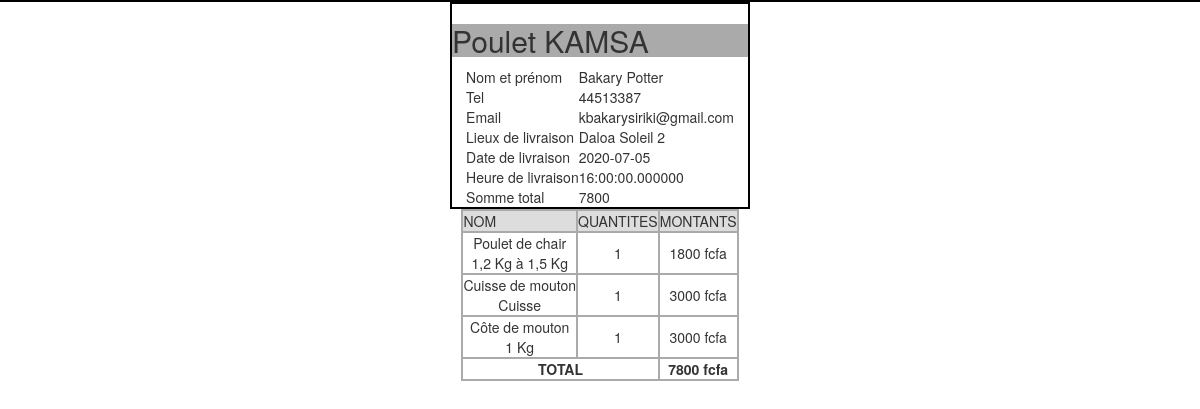
/administration/facture.php?id_com=91, run on the app's committed database.
### tables this page shows
CREATE TABLE IF NOT EXISTS `commandes` (
  `id_com` int(10) NOT NULL AUTO_INCREMENT,
  `id_cli` int(10) NOT NULL,
  `lieux_liv` text NOT NULL,
  `date_liv` date NOT NULL,
  `heure_liv` time(6) NOT NULL,
  `keys_pro` text NOT NULL,
  `qtes_pro` text NOT NULL,
  `prix_total` int(11) NOT NULL,
  `date_valid` datetime(6) DEFAULT NULL,
  PRIMARY KEY (`id_com`)
);

CREATE TABLE IF NOT EXISTS `clients` (
  `id_cli` int(10) NOT NULL AUTO_INCREMENT,
  `nom_cli` varchar(50) NOT NULL,
  `prenom_cli` varchar(50) NOT NULL,
  `email_cli` varchar(50) NOT NULL,
  `pass_cli` varchar(20) NOT NULL,
  `adresse_cli` text NOT NULL,
  `tel_cli` int(13) NOT NULL,
  `date_inscription` datetime NOT NULL,
  `date_connexion` datetime DEFAULT NULL,
  PRIMARY KEY (`id_cli`)
);

CREATE TABLE IF NOT EXISTS `produits` (
  `id_pro` int(11) NOT NULL AUTO_INCREMENT,
  `image_pro` varchar(50) NOT NULL,
  `nom_pro` varchar(50) NOT NULL,
  `chemin_desti` varchar(60) NOT NULL,
  `inter_poids` varchar(50) NOT NULL,
  `prix` varchar(50) NOT NULL,
  `stock` varchar(100) NOT NULL,
  `info_pro` text NOT NULL,
  `binaire` blob NOT NULL,
  `date_modif` date NOT NULL,
  PRIMARY KEY (`id_pro`)
);

### administration/bdd.php (called while the page is built, shortened)
<?php
	class BDD{
		private $serveur='localhost';
		private $baseDeDonnee='kafissa';
		private $utilisateur='root';
		private $motDePasse='';
		private $connexion;
		public function __construct($serveur=NULL, $baseDeDonnee=NULL, $utilisateur=NULL, $motDePasse=NULL){
			try{
			$this->connexion=new PDO('mysql:host='.$this->serveur.';dbname='.$this->baseDeDonnee.'; charset=utf8',$this->utilisateur,$this->motDePasse);
			}catch(Exception $e){
				echo "ERREUR de connexion à la base de donnée : ".$e->getMessage();
			}
		}
		public function requetes($sql=NULL, $variable=array()){
			$req=$this->connexion->prepare($sql);
			$req->execute($variable);
			return $req;
		}
	}
	function verifierDonne($donne){
		$donne=trim($donne);
		$donne=stripslashes($donne);
		$donne=strip_tags($donne);
		$donne=htmlspecialchars($donne);
		return $donne;
	}
?>

### administration/facture.php (the view, shortened to what this page needs)
<?php
include('bdd.php');
	$bdd=new BDD();
	$id=verifierDonne($_GET['id_com']);
	$reqInfo='SELECT cli.id_cli id_cli, cli.nom_cli nom,
				cli.prenom_cli prenom, cli.tel_cli tel,
				cli.email_cli email, com.id_cli comIdCli,
				com.id_com id_com, com.lieux_liv lieux_liv,
				com.date_liv date_liv, com.heure_liv heure_liv,
				com.date_liv date_liv, com.heure_liv heure_liv,
				com.keys_pro keyss, com.qtes_pro qtes,
				com.prix_total prixTotal
				FROM commandes AS com, clients AS cli WHERE com.id_cli = cli.id_cli AND com.id_com = ?';
	$variableInfo=array($id);
	$req=$bdd->requetes($reqInfo,$variableInfo);
	$donnee=$req->fetch();
	$pKeys=explode(',',$donnee['keyss']);
	$pQte=explode(',',$donnee['qtes']);
?>
<!doctype html>
<html lang="fr">
  <head>
	<link rel="stylesheet" href="../public/css/style.css">
    <link rel="stylesheet" href="../public/css/bootstrap.css">
  </head>
  <body >
		<div class="div12">
			<div>
					<table class="tab">
						<tr ><h2 style="background-color:#AAA;">Poulet KAMSA</h2>
						</tr>
						<tr>
							<td>Nom et prénom</td>
							<td><?=$donnee['nom']?> <?=$donnee['prenom']?> </td>
						</tr>
						<tr>
							<td>Tel</td>
							<td><?=$donnee['tel']?></td>
						</tr>
						<tr>
							<td>Email</td>
							<td><?=$donnee['email']?></td>
						</tr>
						<tr>
							<td>Lieux de livraison</td>
							<td><?=$donnee['lieux_liv']?></td>
						</tr>
						<tr>
							<td>Date de livraison</td>
							<td><?=$donnee['date_liv']?></td>
						</tr>
						<tr>
							<td>Heure de livraison</td>
							<td><?=$donnee['heure_liv']?></td>
						</tr>
						<tr>
							<td>Somme total</td>
							<td><?=$donnee['prixTotal']?></td>
						</tr>
					</table>
			</div>
		</div>
 <table class="facture">
			<thead>
				<th> NOM</th>
				<th> QUANTITES</th>
				<th> MONTANTS</th>
			</thead>
			<tbody>
			<?php
			$total=0;
			for($i=0;$i<sizeof($pKeys);$i++){
				$image_id=$pKeys[$i];
				$reqInfo1='SELECT image_pro, nom_pro, inter_poids, prix FROM produits WHERE id_pro=:image_id';
				$variableInfo1=array('image_id'=>$image_id);
				$req1=$bdd->requetes($reqInfo1,$variableInfo1);
				$donnee1=$req1->fetch();
			 ?>
				<tr>
					<td><?=$donnee1['nom_pro']?><br><?=$donnee1['inter_poids']?></td>
					<td><?=$qte=$pQte[$i]; ?> </td>
					<td><?=$total1=$donnee1['prix']*$qte;?> fcfa</td>
			<?php
				$total+=$total1;
			}
			?>
			</tbody>
			<tfoot>
				<td colspan="2">TOTAL </td>
				<td><strong> <?=$total?> fcfa</strong> </td>
			</tfoot>
		</table>
  </body>
</html>

### public/css/style.css (style rules this page uses)
table.facture { border: 2px solid #000000; text-align:center; }
table.facture td, table.facture th { border: 2px solid #AAAAAA; }
table.facture thead { background: #DDDDDD; }
table.facture thead th { font-weight: normal; }
table.facture tfoot { font-weight: bold; }
table { margin:auto; }

### administration/facture.php (style rules this page uses)
div { border:1px solid black; height:auto; }
.div12 { height:auto; margin:auto; width:300px; }

### data on the page
commandes: id_cli.nom_cli "Bakary", id_cli.prenom_cli "Potter", id_cli.tel_cli "44513387", id_cli.email_cli "kbakarysiriki@gmail.com", lieux_liv "Daloa Soleil 2", date_liv "2020-07-05", heure_liv "16:00:00.000000", prix_total "7800", qtes_pro "1"
produits: nom_pro "Poulet de chair", inter_poids "1,2 Kg à 1,5 Kg", $total1=$donnee1['prix']*$qte "1800"
produits: nom_pro "Cuisse de mouton", inter_poids "Cuisse", $total1=$donnee1['prix']*$qte "3000"
produits: nom_pro "Côte de mouton", inter_poids "1 Kg", $total1=$donnee1['prix']*$qte "3000"

### other printed values
$total "7800"
